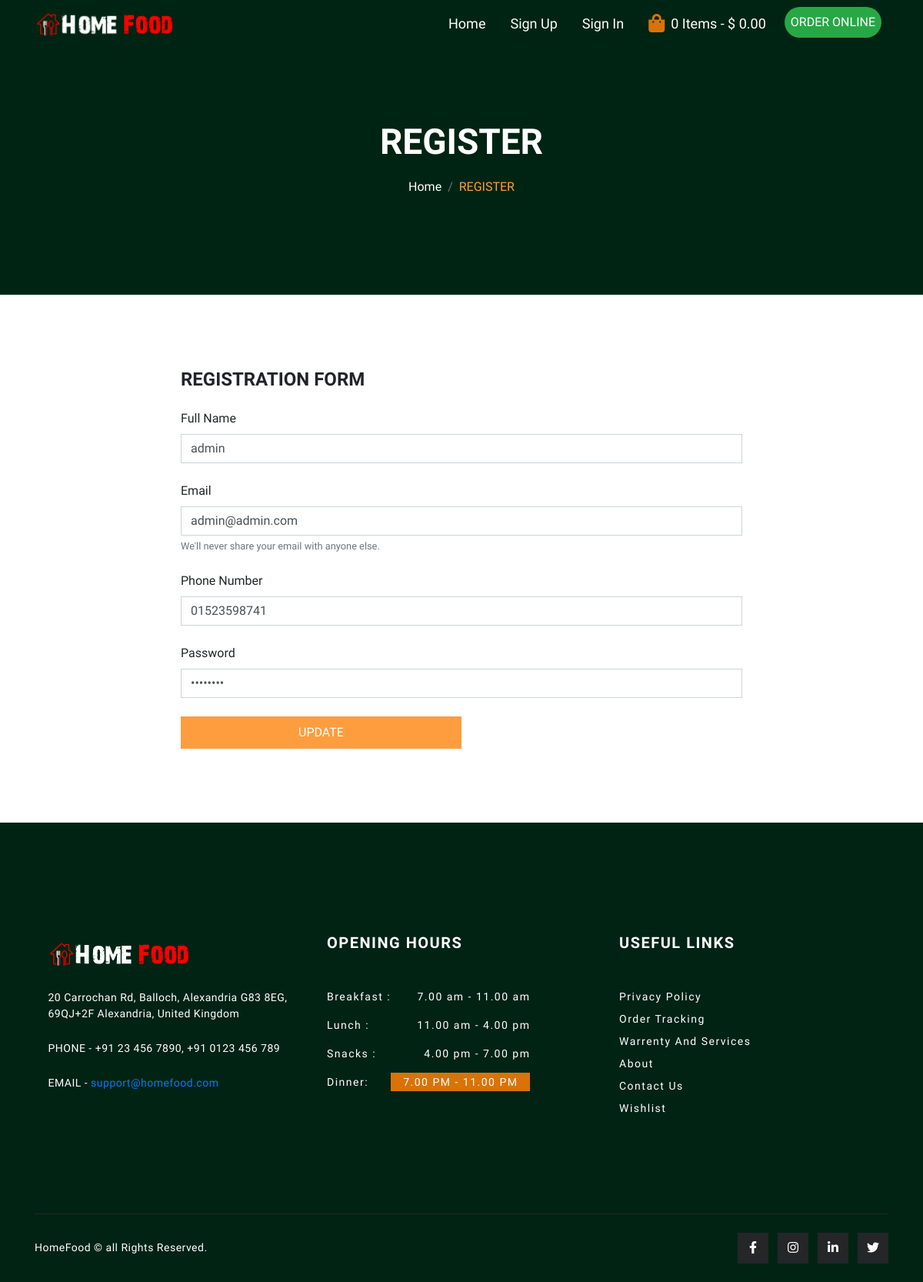
Screenshot of /register.php?id=1 with the database file from the repository.
### tables this page shows
CREATE TABLE `user` (
  `id` int(11) NOT NULL,
  `full_name` varchar(255) NOT NULL,
  `email` varchar(255) NOT NULL,
  `phone_number` varchar(255) NOT NULL,
  `password` varchar(255) NOT NULL,
  `user_role` varchar(255) NOT NULL,
  `user_address` varchar(500) DEFAULT NULL,
  `user_zip` varchar(10) DEFAULT NULL,
  `user_area` varchar(55) DEFAULT NULL,
  `shop_name` varchar(55) DEFAULT NULL,
  `nid_number` varchar(15) DEFAULT NULL,
  `profile_image` varchar(255) DEFAULT 'uploads/default-profile-picture.jpg'
);

### register_form.php (the view, shortened to what this page needs)
<form action="submit_register_form.php" method="POST">
	<div class="form">
		<div class="form-group mb-4">
			<label for="fname" class="text-capitalize">Full name</label>
			<input type="text" class="form-control" id="fname" name="fname" value="<?php echo (!empty($user)) ? $user['full_name'] : '' ;?>">
		</div>
		<div class="form-group mb-4">
			<label for="email" class="text-capitalize">email</label>
			<input type="email" class="form-control" id="email" name="email" aria-describedby="emailHelp" value="<?php echo (!empty($user)) ? $user['email'] : '' ;?>" placeholder="name@example.com"> <small id="emailHelp" class="form-text text-muted">We'll never share your email with anyone else.</small>
		</div>
		<div class="form-group mb-4">
			<label for="pnumber" class="text-capitalize">Phone number</label>
			<input type="text" value="<?php echo (!empty($user)) ? $user['phone_number'] : '' ;?>" class="form-control" id="pnumber" name="pnumber">
		</div>
		<div class="form-group mb-4">
			<label for="password" class="text-capitalize">Password</label>
			<input type="password" value="<?php echo (!empty($user)) ? $user['password'] : '' ;?>" class="form-control" id="password" name="password">
		</div>
		<div class="form-check mb-4" style="padding-left: 0;">
			<?php if(empty($user)){ ?>
			<button type="submit" class="text-uppercase checkout__order-bill__btn py-1 py-md-2" style="width: 50%;">Register</button>
			<small id="emailHelp" class="form-text text-muted">Already Registered? <a href="signin.php">Log In</a></small>
			<?php }else{ ?>
			<button type="submit" class="text-uppercase checkout__order-bill__btn py-1 py-md-2" style="width: 50%;">Update</button>
			<?php } ?>
		</div>
	</div>
</form>

### css/style.css (style rules this page uses)
:root { --light-warning: #d97307; --soft-dark: #002314; --main: #fd9d3e; --main-transparent: #fd9d3e80; --bg-color: #f4f4f4; --br-rd: 25px; --light-dark: #242628; --light-dark-2: #2b2d2c; --ls: 1px; }
* { margin: 0; padding: 0; box-sizing: border-box; font-family: "PT Sans Narrow", sans-serif; }
html { scroll-behavior: smooth; }
.checkout__order-bill__btn { display: block; width: 100%; border: 1px solid var(--main); background-color: var(--main); color: var(--white); outline: none; transition: 0.4s; }

### rows the page displays
user: fname "admin", email "admin@admin.com", pnumber "01523598741"
